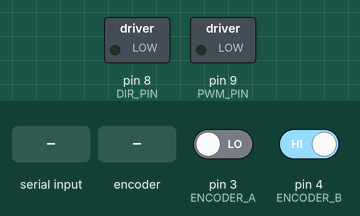
A sketch run on a simulated Arduino Uno, built with avr-gcc and run on an emulated ATmega328P. Shown: switched loads named in the sketch (green lamp = pin HIGH). The test bench sets the inputs (shaded band); at power-on: pin 3 (ENCODER_A) LOW, pin 4 (ENCODER_B) HIGH. What the sketch prints to the serial monitor is not drawn.

Above: at 1.2 s.
1.3 s: "o" received over Serial
At 3.3 s:
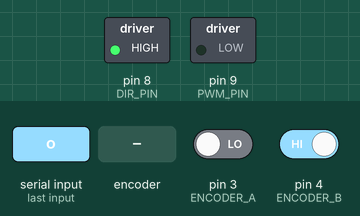
4.3 s: rotary encoder on pin 3 (ENCODER_A) / pin 4 (ENCODER_B) turned 1 step (first pin leading)
7.5 s: "c" received over Serial
10.5 s: rotary encoder on pin 3 (ENCODER_A) / pin 4 (ENCODER_B) turned 1 step (first pin leading)
Timing chart, 0 to 13.5 s (numbered marks = the images above; inputs shaded):
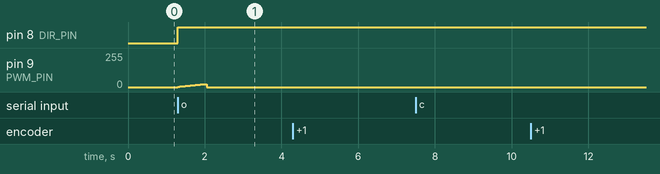

The sketch:

final_from_chatgpt_0403.ino
```cpp
#define ENCODER_A 3
#define ENCODER_B 4
#define PWM_PIN 9
#define DIR_PIN 8

volatile int encoderCount = 0;
const int maxPosition = 1000;
const int closeDelay = 5000;

bool isOpening = false;
bool isClosing = false;
unsigned long closeStartTime = 0;
unsigned long lastEncoderTime = 0;

int currentSpeed = 0;
int lastEncoderValue = 0;  // For detecting stuck movement

void encoderISR() {
  // Improved encoder direction detection
  if (digitalRead(ENCODER_A) ^ digitalRead(ENCODER_B)) {
    encoderCount++;
  } else {
    encoderCount--;
  }
  lastEncoderTime = millis();  // Store last encoder movement time
}

// Function for smooth speed variation using millis()
int calculateSpeed(int position) {
  int minSpeed = 80;
  int maxSpeed = 180;
  int slowZone = maxPosition * 0.2;
  int mediumZoneEnd = maxPosition * 0.8;
  int speedStep = 2;  // Smaller steps for smoother transitions
  unsigned long speedUpdateInterval = 50; // Update speed every 50ms
  static unsigned long lastSpeedUpdate = 0;

  int targetSpeed = (position < slowZone || position > mediumZoneEnd) ? minSpeed : maxSpeed;

  if (millis() - lastSpeedUpdate > speedUpdateInterval) {
    lastSpeedUpdate = millis();
    if (currentSpeed < targetSpeed) {
      currentSpeed = min(currentSpeed + speedStep, targetSpeed);
    } else if (currentSpeed > targetSpeed) {
      currentSpeed = max(currentSpeed - speedStep, targetSpeed);
    }
  }

  return currentSpeed;
}

void moveMotor(int direction) {
  digitalWrite(DIR_PIN, direction);
  analogWrite(PWM_PIN, currentSpeed);
}

void stopMotor() {
  analogWrite(PWM_PIN, 0);
  currentSpeed = 0;
}

void setup() {
  Serial.begin(9600);
  pinMode(ENCODER_A, INPUT);
  pinMode(ENCODER_B, INPUT);
  pinMode(PWM_PIN, OUTPUT);
  pinMode(DIR_PIN, OUTPUT);
  attachInterrupt(digitalPinToInterrupt(ENCODER_A), encoderISR, RISING);
}

void loop() {
  // Serial command handling
  if (Serial.available()) {
    char command = Serial.read();
    if (command == 'o') {
      if (isClosing) {
        stopMotor();
        isClosing = false;
      }
      isOpening = true;
      closeStartTime = millis();
      Serial.println("Opening...");
    } else if (command == 'c' && !isOpening) {
      isClosing = true;
      closeStartTime = millis();
      Serial.println("Closing...");
    }
  }

  // Check if encoder is stuck
  if (millis() - lastEncoderTime > 2000) {  // No movement detected for 2 sec
    Serial.println("⚠️ Encoder Stuck - Stopping Motor!");
    stopMotor();
    isOpening = false;
    isClosing = false;
  }

  // Opening Logic
  if (isOpening) {
    int speed = calculateSpeed(abs(encoderCount));
    moveMotor(HIGH);
    if (abs(encoderCount) >= maxPosition) {
      stopMotor();
      isOpening = false;
      closeStartTime = millis();
      Serial.println("Door Fully Open");
    }
    Serial.print("Opening, Encoder: ");
    Serial.println(encoderCount);
  }

  // Closing Logic
  if (!isOpening && isClosing && millis() - closeStartTime > closeDelay) {
    int speed = calculateSpeed(abs(encoderCount));
    moveMotor(LOW);
    if (encoderCount >= 0) {
      stopMotor();
      isClosing = false;
      Serial.println("Door Fully Closed");
    }
    Serial.print("Closing, Encoder: ");
    Serial.println(encoderCount);
  }
}
```

Measured:
- after the input at 1.3 s, pin 8 (DIR_PIN): LOW → HIGH at once; pin 9 (PWM_PIN): rises from 0/255 to 22/255 in 0.64 s, then falls to 0/255 in 0.11 s
- after the input at 4.3 s, every drawn part: stays the same
- after the input at 7.5 s, every drawn part: stays the same
- after the input at 10.5 s, every drawn part: stays the same
